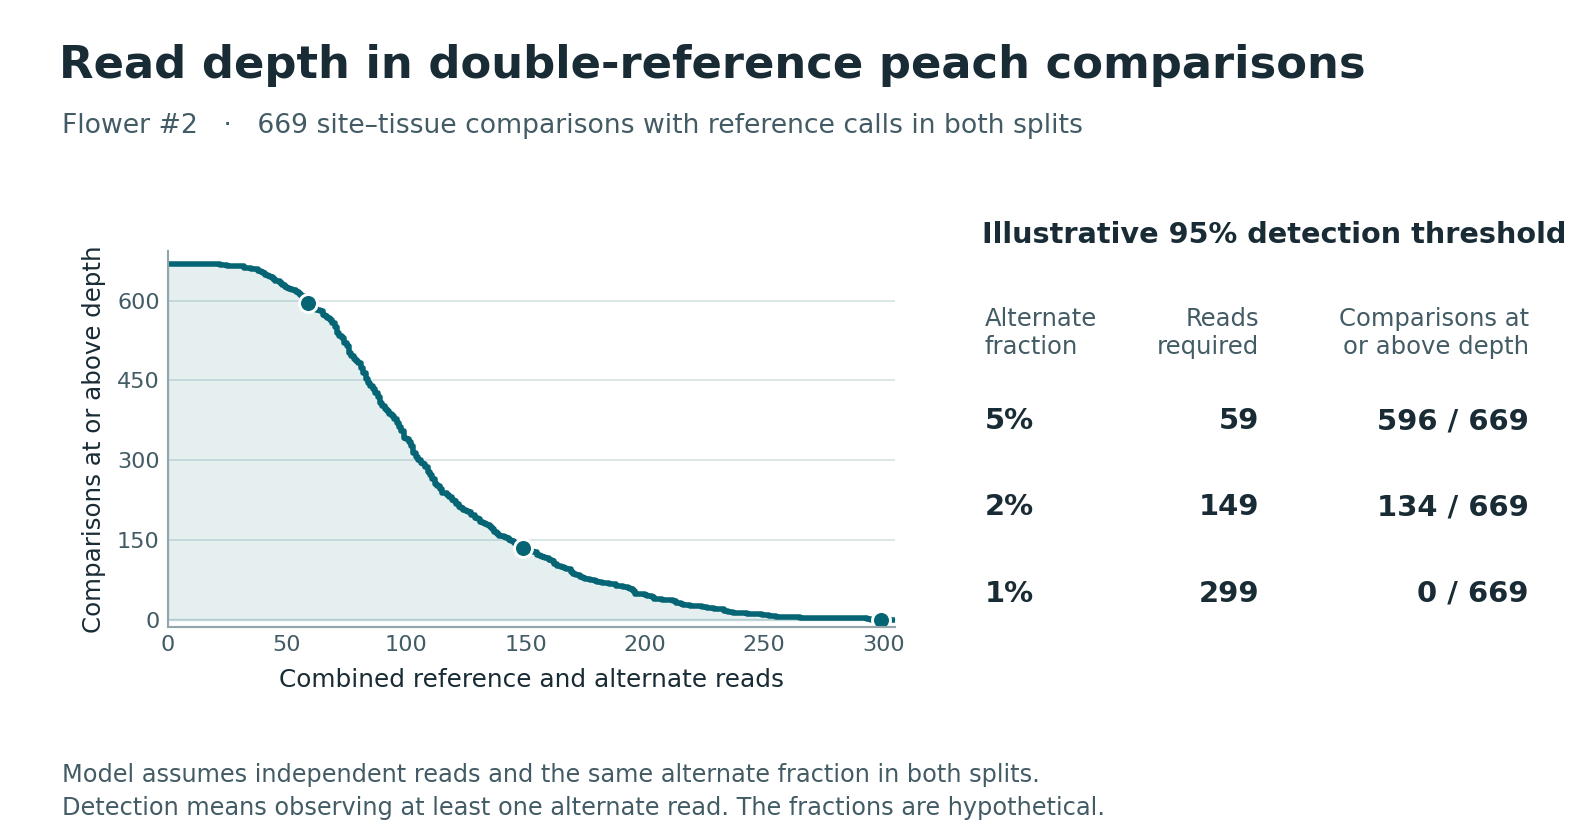

Reproduce this figure in Python.
"""Render the double-reference depth distribution and an illustrative read-sampling benchmark."""
import json
import math
from pathlib import Path

import matplotlib
matplotlib.use("Agg")
import matplotlib.pyplot as plt

HERE = Path(__file__).resolve().parent


def main():
    receipt = json.loads((HERE / "depth_receipt.json").read_bytes())
    obs = receipt["double_reference"]
    hist = {int(d): n for d, n in obs["pairs_by_combined_depth"].items()}
    total = sum(hist.values())
    assert total == obs["cells"]
    thresholds = []
    for fraction in (0.05, 0.02, 0.01):
        required = math.ceil(math.log(0.05) / math.log1p(-fraction))
        present = sum(n for d, n in hist.items() if d >= required)
        thresholds.append((fraction, required, present))

    ink, secondary, accent, grid = "#192c35", "#425b64", "#066575", "#d8e4e5"
    fig = plt.figure(figsize=(8.4, 4.4), facecolor="white")
    fig.text(0.037, 0.907, "Read depth in double-reference peach comparisons",
             weight="bold", fontsize=17, color=ink)
    fig.text(0.039, 0.841, f"Flower #2   ·   {total} site–tissue comparisons with reference calls in both splits",
             fontsize=10.1, color=secondary)
    ax = fig.add_axes([0.105, 0.25, 0.456, 0.45])
    max_depth = max(max(hist), max(d for _, d, _ in thresholds)) + 6
    depths = range(max_depth + 1)
    tails = [sum(n for k, n in hist.items() if k >= d) for d in depths]
    ax.step(depths, tails, where="post", linewidth=2.1, color=accent)
    ax.fill_between(depths, tails, step="post", alpha=0.1, color=accent)
    ax.set(xlim=(0, max_depth), ylim=(-14, total + 25),
           xticks=[0, 50, 100, 150, 200, 250, 300], yticks=[0, 150, 300, 450, 600])
    ax.grid(axis="y", color=grid, linewidth=0.7)
    ax.set_axisbelow(True)
    ax.set_xlabel("Combined reference and alternate reads", fontsize=9.4, color=ink, labelpad=5)
    ax.set_ylabel("Comparisons at or above depth", fontsize=9.3, color=ink, labelpad=4)
    ax.tick_params(length=0, labelsize=8.5, pad=3, colors=secondary)
    for side, spine in ax.spines.items():
        spine.set_visible(side in ("left", "bottom"))
        spine.set_color("#91a5aa")
    for _, d, count in thresholds:
        ax.plot(d, count, "o", color=accent, markeredgecolor="white", markersize=6.8,
                markeredgewidth=1.1, clip_on=False)

    fig.text(0.615, 0.709, "Illustrative 95% detection threshold",
             weight="bold", fontsize=10.9, color=ink)
    columns = [(0.617, "Alternate\nfraction", "left"), (0.789, "Reads\nrequired", "right"),
               (0.958, "Comparisons at\nor above depth", "right")]
    for x, label, align in columns:
        fig.text(x, 0.602, label, ha=align, va="center", color=secondary, fontsize=9.2)
    for i, (frac, depth, count) in enumerate(thresholds):
        y = 0.496 - i * 0.103
        for value, (x, _, align) in zip((f"{frac:.0%}", str(depth), f"{count} / {total}"), columns):
            fig.text(x, y, value, ha=align, va="center", fontsize=11, weight="bold", color=ink)
    fig.text(0.039, 0.065, "Model assumes independent reads and the same alternate fraction in both splits.",
             fontsize=9.1, color=secondary)
    fig.text(0.039, 0.025, "Detection means observing at least one alternate read. The fractions are hypothetical.",
             fontsize=9.1, color=secondary)
    fig.savefig(HERE / "depth_figure.png", dpi=190, facecolor="white")
    plt.close(fig)


if __name__ == "__main__":
    main()
